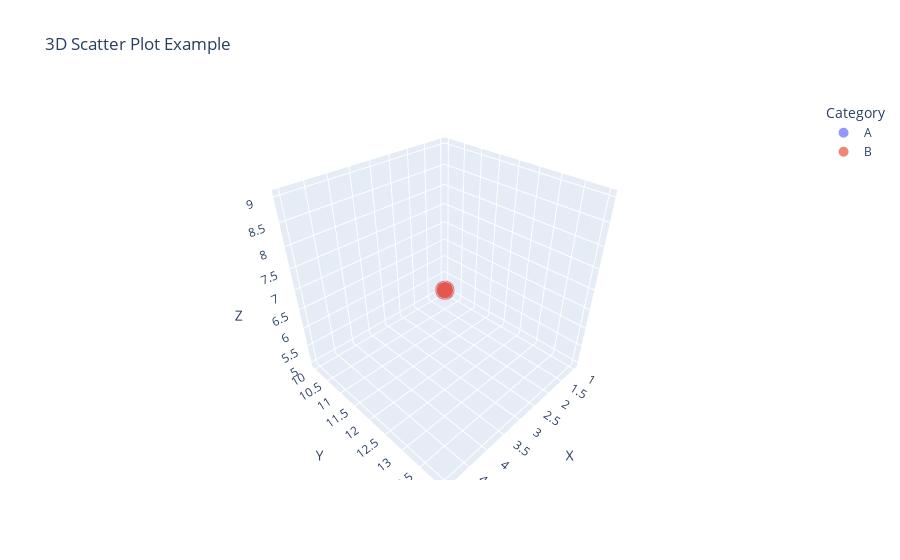

Notebook cell for this chart:
### Markdown cell above
***13.Create a 3D scatter plot using Plotly.***

### Code cell
import plotly.express as px
import pandas as pd

# Sample data
data = {'X': [1, 2, 3, 4, 5],
        'Y': [10, 11, 12, 13, 14],
        'Z': [5, 6, 7, 8, 9],
        'Category': ['A', 'B', 'A', 'B', 'A']}

df = pd.DataFrame(data)

# Create 3D scatter plot
fig = px.scatter_3d(df, x='X', y='Y', z='Z', color='Category', size='Z', 
                    title='3D Scatter Plot Example')

# Show plot
fig.show()

### Figure 1 — Plotly figure (JSON) as saved in the notebook; plotly's stock layout.template omitted (floating-point values rounded to 4 significant figures)
{"data": [{"hovertemplate": "Category=A<br>X=%{x}<br>Y=%{y}<br>Z=%{marker.size}<extra></extra>", "legendgroup": "A", "marker": {"color": "#636efa", "size": [5, 7, 9], "sizemode": "area", "sizeref": 0.0225, "symbol": "circle"}, "mode": "markers", "name": "A", "scene": "scene", "showlegend": true, "type": "scatter3d", "x": [1, 3, 5], "y": [10, 12, 14], "z": [5, 7, 9]}, {"hovertemplate": "Category=B<br>X=%{x}<br>Y=%{y}<br>Z=%{marker.size}<extra></extra>", "legendgroup": "B", "marker": {"color": "#EF553B", "size": [6, 8], "sizemode": "area", "sizeref": 0.0225, "symbol": "circle"}, "mode": "markers", "name": "B", "scene": "scene", "showlegend": true, "type": "scatter3d", "x": [2, 4], "y": [11, 13], "z": [6, 8]}], "layout": {"legend": {"itemsizing": "constant", "title": {"text": "Category"}, "tracegroupgap": 0}, "scene": {"domain": {"x": [0, 1], "y": [0, 1]}, "xaxis": {"title": {"text": "X"}}, "yaxis": {"title": {"text": "Y"}}, "zaxis": {"title": {"text": "Z"}}}, "title": {"text": "3D Scatter Plot Example"}}}
